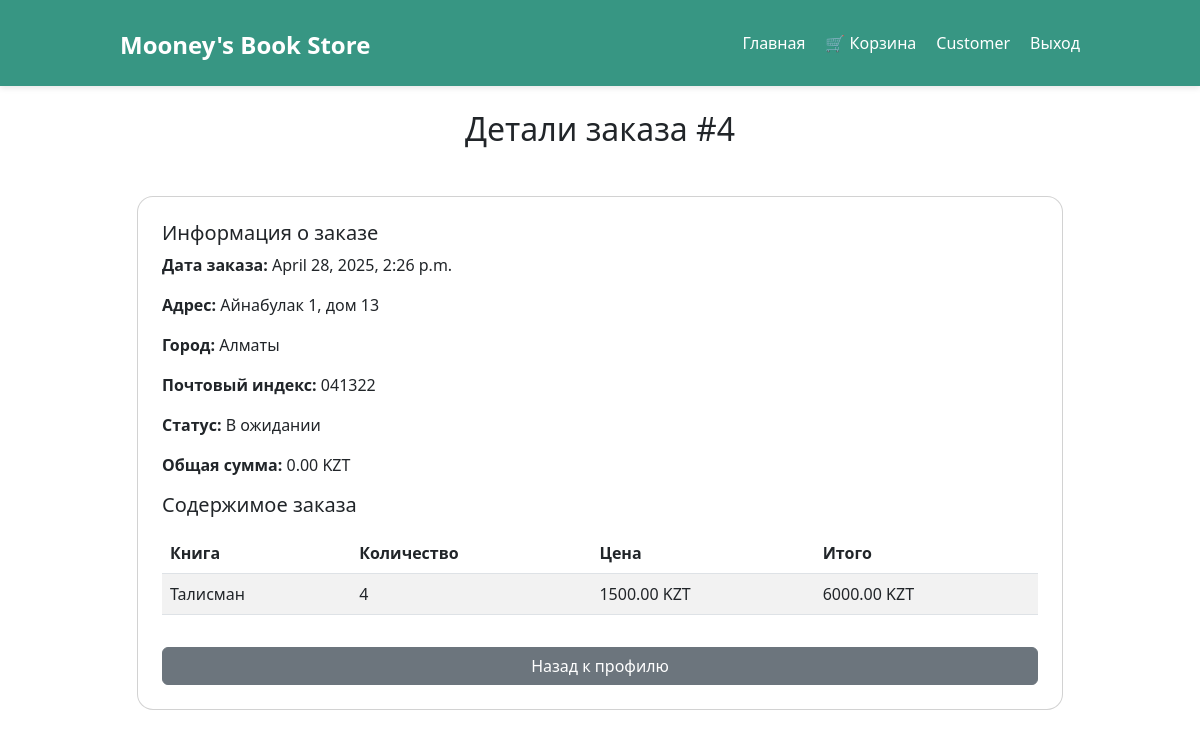
The app's page /order/4/ (signed in) with its own data.
### store/models.py (models this page shows, shortened)
class CustomUser(AbstractBaseUser, PermissionsMixin):
    email = models.EmailField(unique=True)
    first_name = models.CharField(max_length=50, blank=True)
    last_name = models.CharField(max_length=50, blank=True)
    is_active = models.BooleanField(default=True)
    is_staff = models.BooleanField(default=False)
    date_joined = models.DateTimeField(auto_now_add=True)
    objects = CustomUserManager()
    USERNAME_FIELD = 'email'
    REQUIRED_FIELDS = []

class Order(models.Model):
    PENDING = 'pending'
    SHIPPED = 'shipped'
    DELIVERED = 'delivered'
    CANCELLED = 'cancelled'
    STATUS_CHOICES = [
        (PENDING, 'В ожидании'),
        (SHIPPED, 'Отправлен'),
        (DELIVERED, 'Доставлен'),
        (CANCELLED, 'Отменён'),
    ]
    user = models.ForeignKey(CustomUser, on_delete=models.CASCADE)
    created_at = models.DateTimeField(auto_now_add=True)
    address = models.CharField(max_length=255)
    city = models.CharField(max_length=100)
    postal_code = models.CharField(max_length=20)
    total_price = models.DecimalField(max_digits=10, decimal_places=2, default=0)
    status = models.CharField(max_length=10, choices=STATUS_CHOICES, default=PENDING)

class OrderItem(models.Model):
    order = models.ForeignKey(Order, related_name='items', on_delete=models.CASCADE)
    book = models.ForeignKey(Book, on_delete=models.CASCADE)
    quantity = models.PositiveIntegerField(default=1)
    price = models.DecimalField(max_digits=10, decimal_places=2)

class Book(models.Model):
    title = models.CharField(max_length=250)
    author = models.ManyToManyField(Author)
    price = models.IntegerField()
    stock = models.IntegerField()
    description = models.TextField()
    cover_image = models.ImageField(upload_to='book_covers/', blank=True, null=True)
    genre = models.ManyToManyField(Genre)

### store/views.py (the view)
# urls.py: path('order/<int:order_id>/', order_detail_view, name='order_detail'),
def order_detail_view(request, order_id):
    order = get_object_or_404(Order, id=order_id, user=request.user)
    order_items = order.items.all()
    return render(request, 'order_detail.html', {'order': order, 'order_items': order_items})

### store/templatetags/order_filters.py (called while the page is built)
@register.filter
def multiply(value, arg):
    try:
        return value * arg
    except (ValueError, TypeError):
        return 0

### templates/order_detail.html (shortened to what this page needs)
{% extends 'base.html' %}
{% load order_filters %}
{% block content %}
<h2 class="text-center my-4">Детали заказа #{{ order.id }}</h2>
<div class="container">
    <div class="row justify-content-center mt-5">
        <div class="col-md-8 col-lg-10">
            <div class="card shadow-2-strong mb-5" style="border-radius: 16px;">
                <div class="card-body p-4">
                    <h5 class="card-title">Информация о заказе</h5>
                    <div class="mb-3">
                        <p><strong>Дата заказа:</strong> {{ order.created_at }}</p>
                        <p><strong>Адрес:</strong> {{ order.address }}</p>
                        <p><strong>Город:</strong> {{ order.city }}</p>
                        <p><strong>Почтовый индекс:</strong> {{ order.postal_code }}</p>
                        <p><strong>Статус:</strong> {{ order.get_status_display }}</p>
                        <p><strong>Общая сумма:</strong> {{ order.total_price }} KZT</p>
                    </div>
                    <h5 class="card-title">Содержимое заказа</h5>
                    <table class="table table-striped mt-3">
                        <thead>
                            <tr>
                                <th>Книга</th>
                                <th>Количество</th>
                                <th>Цена</th>
                                <th>Итого</th>
                            </tr>
                        </thead>
                        <tbody>
                            {% for item in order_items %}
                            <tr>
                                <td>{{ item.book.title }}</td>
                                <td>{{ item.quantity }}</td>
                                <td>{{ item.price }} KZT</td>
                                <td>{{ item.quantity|multiply:item.price }} KZT</td>
                            </tr>
                            {% endfor %}
                        </tbody>
                    </table>
                    <a href="{% url 'profile' %}" class="btn btn-secondary mt-3">Назад к профилю</a>
                </div>
            </div>
        </div>
    </div>
</div>
{% endblock %}

### templates/base.html (shortened to what this page needs)
{% load static %}
<!DOCTYPE html>
<html lang="en">
<head>
    <link rel="stylesheet" href="{% static 'css/style.css' %}">
    <link href="https://cdn.jsdelivr.net/npm/bootstrap@5.3.0-alpha1/dist/css/bootstrap.min.css" rel="stylesheet">
    <link href="https://cdn.jsdelivr.net/npm/select2@4.0.13/dist/css/select2.min.css" rel="stylesheet" />
    <link href="https://cdnjs.cloudflare.com/ajax/libs/font-awesome/6.0.0-beta3/css/all.min.css" rel="stylesheet">
</head>
<body>
    <header class="site-header">
        <div class="container">
            <h1 class="logo"> <a href="{% url 'home' %}">Mooney's Book Store</a> </h1>
            <nav>
                <ul class="nav-links">
                    <li><a href="{% url 'home' %}">Главная</a></li>
                    {% if user.is_authenticated %}
                        {% if not user.is_staff %}
                            <li><a href="{% url 'cart_view' %}">🛒 Корзина</a></li>
                        {% endif %}
                        <li><a href="{% url 'profile' %}">{{ user.first_name|default:user.email }}</a></li>
                        <li><a href="{% url 'logout' %}">Выход</a></li>
                    {% else %}
                        <li><a href="{% url 'login' %}">Вход</a></li>
                        <li><a href="{% url 'register' %}">Регистрация</a></li>
                    {% endif %}
                </ul>
            </nav>
        </div>
    </header>
    <main>
        {% block content %} {% endblock %}
    </main>
</body>
</html>

### store/static/css/style.css (style rules this page uses)
.btn { width: 100%; padding: 12px; background-color: #4a90e2; color: #fff; font-size: 16px; font-weight: bold; border: none; border-radius: 8px; cursor: pointer; transition: background-color 0.3s ease; }
.site-header { background-color: #379683FF; padding: 15px 0; color: white; box-shadow: 0 2px 6px rgba(0, 0, 0, 0.1); }
.site-header .container { max-width: 1000px; margin: 0 auto; display: flex; align-items: center; justify-content: space-between; padding: 0 20px; }
.logo a { color: white; text-decoration: none; font-size: 24px; font-weight: bold; }
.nav-links { list-style: none; margin: 0; padding: 0; display: flex; gap: 20px; }
.nav-links li a { color: white; text-decoration: none; font-weight: 500; transition: opacity 0.2s ease; }
body { background-color: #5cdb95; }

### records on screen
CustomUser: first_name "Customer"
Order: id "4", created_at "April 28, 2025, 2:26 p.m.", address "Айнабулак 1, дом 13", city "Алматы", postal_code "041322", status "В ожидании", total_price "0.00"
OrderItem: book "Талисман", quantity "4", price "1500.00", quantity|multiply "6000.00"
